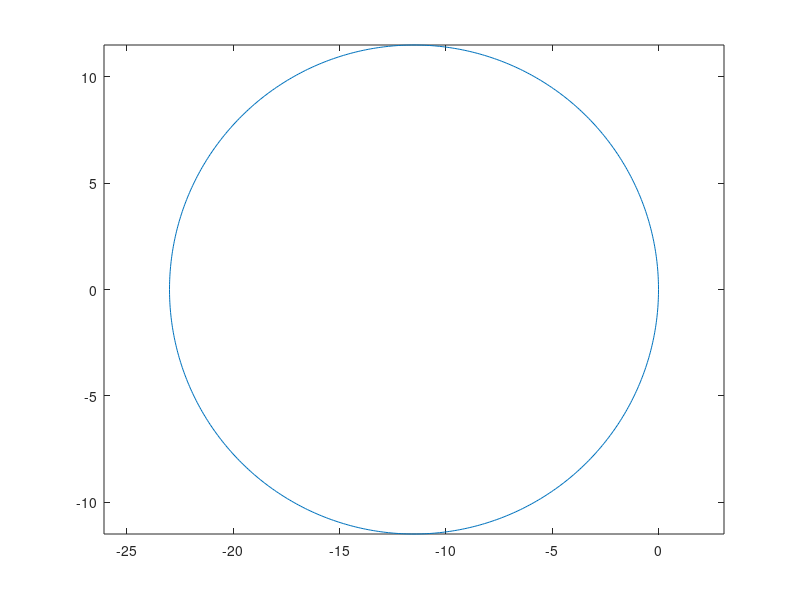

Write MATLAB code to recreate this figure.
clear
clc

R = 11.5;
centre = [-R 0];
th = 0:pi/300:2*pi;
x = [R * cos(th) + centre(1)]';
y = [R * sin(th) + centre(2)]';
plot(x,y);
axis equal

% R = 10.5;
% x1 = 0:-(2*R/150):(-2*R);
% y1 = sqrt(R^(2) - ((x1 + R).^(2)));
% x2 = (-2*R):(2*R/150):0;
% y2 = -sqrt(R^(2) - ((x2 + R).^(2)));
% % x3 = 0:(2*R/150):(2*R);
% % y3 = sqrt(R^(2) - ((x3 - R).^(2)));
% % x4 = (2*R):-(2*R/150):0;
% % y4 = -sqrt(R^(2) - ((x4 - R).^(2)));

% figure()
% plot(x1,y1)
% hold on
% plot(x2,y2)
% % plot(x3,y3)
% % plot(x4,y4)
% axis equal

% x = [x1 x2 x3 x4]';
% y = [y1 y2 y3 y4]';
% x = [x1 x2]';
% y = [y1 y2]';
Spacing = ((diff(x)).^2 + (diff(y)).^2).^0.5;
distanceTrack = cumsum(Spacing);  
distanceTrack = [ 0 ; distanceTrack ; 2*pi*R];
radius_d = [R*(ones(1,length(x)))]';
curve_d = 1./radius_d;
theta_d = [0 ; cumsum(diff(distanceTrack).*curve_d)];

save('SkidPad_Track_new','x','y','radius_d','curve_d','theta_d','distanceTrack')

% theta_d = atan2(diff(y),diff(x));

% for k = 2:1:length(theta_d)
%     dChange = theta_d(k) - theta_d(k-1);
%     if (abs(dChange) > 0.9*pi)
%         r = round(dChange/pi);
%         theta_d(k) = theta_d(k) - r*pi;
%     end
% end

% curve_d = diff(theta_d)./diff(dist);

% windowSize = round(length(x) / 500);
% b = (1/windowSize)*ones(1,windowSize);
% a = 1;
% theta_d = filter(b,a,theta_d);
% windowSize = round(length(x) / 50);
% b = (1/windowSize)*ones(1,windowSize);
% curve_d = filter(b,a,curve_d);
    
% radius_d = 1./curve_d;